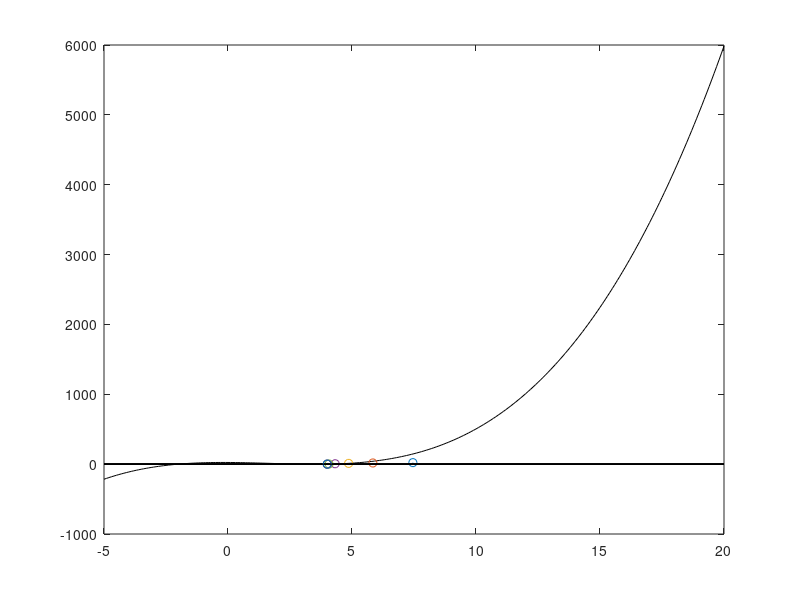

The MATLAB source for this figure:
clear all

fx = [1 -5 -2 24];
fxdx = [3 -10 -2];

x = -5:0.1:20;
y = polyval(fx,x);
plot(x,y,'k');hold on

xi = 10;
xj = xi - (polyval(fx,xi)/polyval(fxdx,xi));

e = 100;
time = 1;
while(e > 0.00001 )
    xi = xj;
    xj = xi - (polyval(fx,xi)/polyval(fxdx,xi));
    e = abs((xi-xj)/xi)*100;
    
    time = time+1;
    stem(xi,e); hold on
end

xi
time